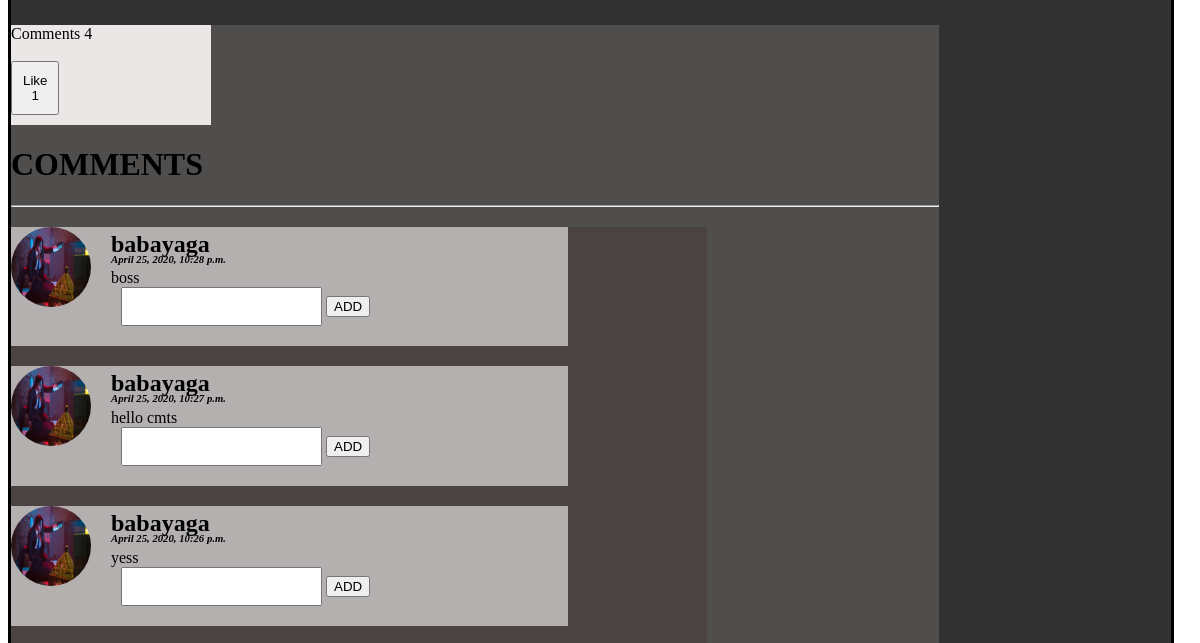
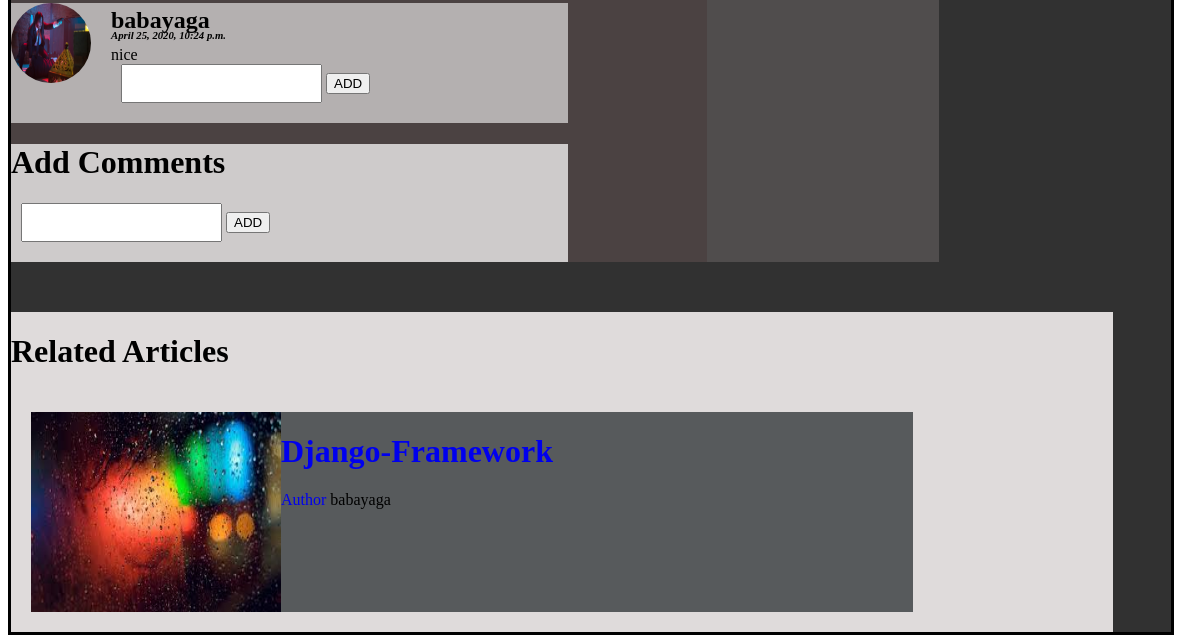
Before: / (lower part) with the older database file (2 pictures, top to bottom).
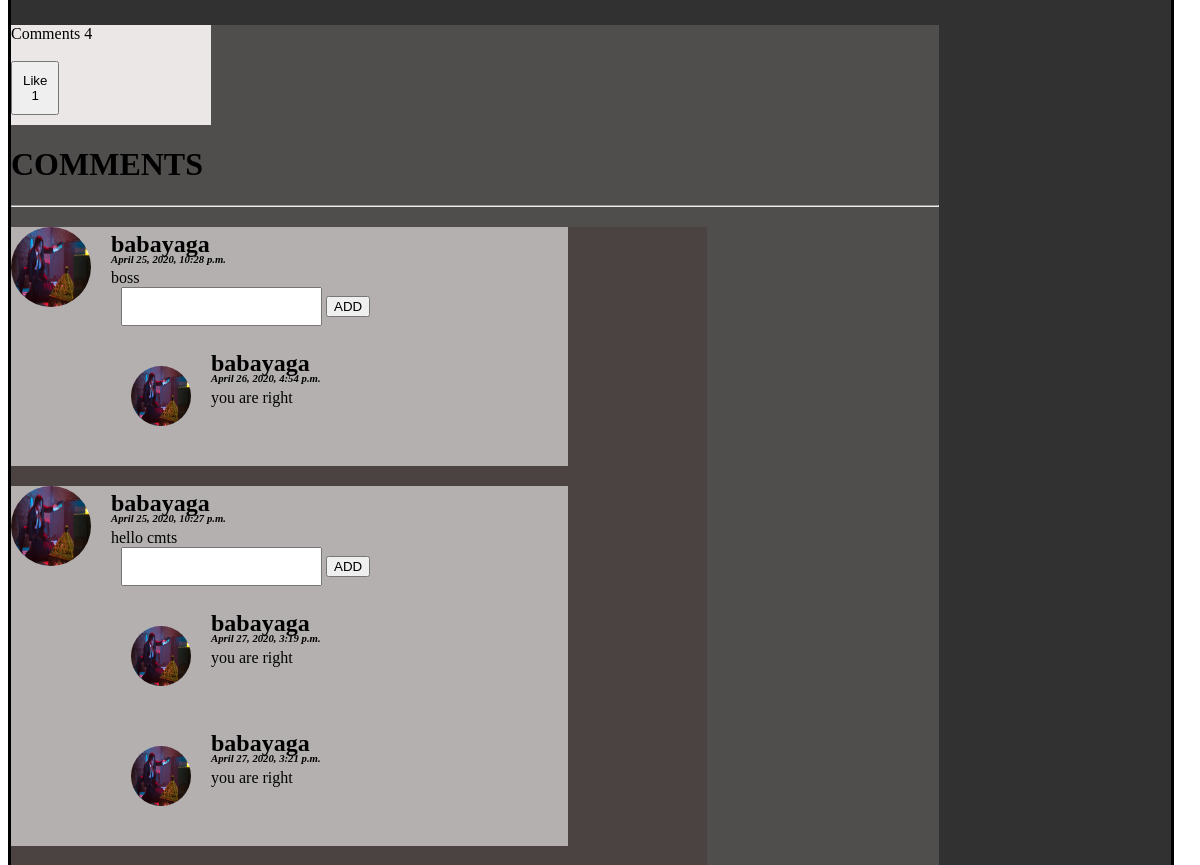
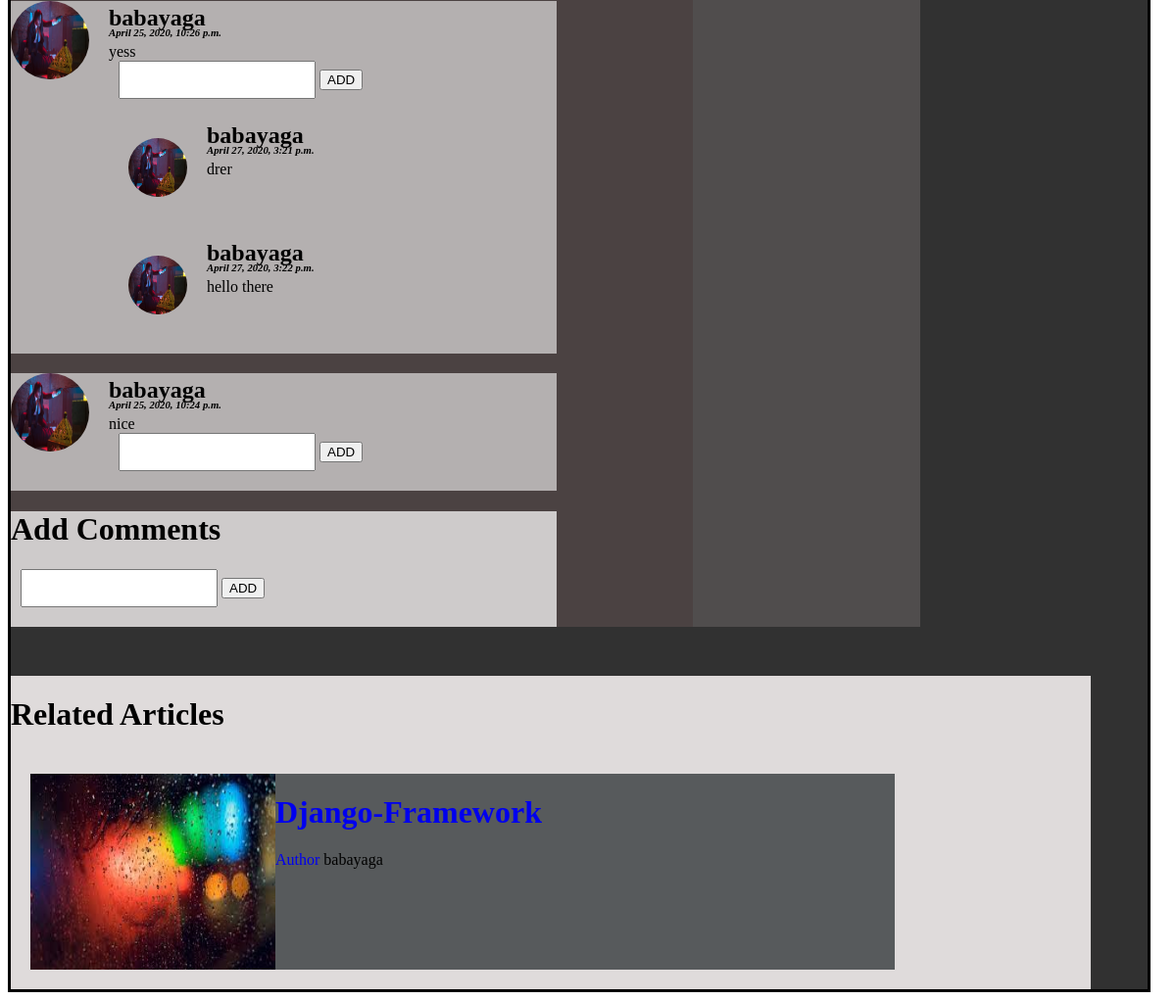
After: the same page with the newer database file (2 pictures, top to bottom).
### blog_app/models.py (models this page shows, shortened)
class UserComments(models.Model):
    user = models.ForeignKey('MyUser',blank=True,null=True,on_delete=models.CASCADE)
    article = models.ForeignKey('Article',on_delete=models.CASCADE)
    u_msg = models.CharField(max_length=200)
    u_name = models.CharField(max_length=25)
    cmt_date = models.DateTimeField(default=timezone.now)

class MyUser(AbstractBaseUser,PermissionsMixin):
    f_name = models.CharField(blank=True,max_length=20,null=True)
    s_name = models.CharField(blank=True,max_length=20,null=True)
    email = models.CharField(max_length=40, unique=True)
    username = models.CharField(max_length=25,unique=True)
    profile_pic = models.ImageField(upload_to='user_pic')
    date_joined = models.DateField(default=timezone.now)
    occupation = models.CharField(blank=True,max_length=50,null=True)
    country = models.CharField(blank=True,max_length=15,null=True)
    authorise = models.BooleanField(default=False)
    github_address = models.CharField(blank=True,max_length=50,null=True)
    linkedin_address = models.CharField(blank=True,max_length=50,null=True)
    instagram_address = models.CharField(blank=True,max_length=50,null=True)
    is_active = models.BooleanField(default=True)
    is_author = models.BooleanField(default=False)
    is_user = models.BooleanField(default=False)
    is_staff = models.BooleanField(default=False)
    password = models.CharField(max_length=25)
    USERNAME_FIELD = 'email'
    REQUIRED_FIELDS = []
    objects = CustomUserManager()

class Article(models.Model):
    type =(
        ("Programming","Programming"),
        ("Framework","Framework"),
        ("Hacking","Hacking"),
        ("Language","Language"),
        ("Other","Other"),
    )
    author = models.ForeignKey('MyUser',blank=True,null=True,on_delete=models.CASCADE)
    author_name = models.CharField(blank=True,max_length=25)
    title = models.CharField(max_length=50)
    thumbnail = models.ImageField(upload_to='thumbnail_img/')
    upload_date = models.DateTimeField(blank=True,default=timezone.now)
    category = models.CharField(max_length=30,default="Other",choices=type)
    content = models.CharField(max_length=5000)
    accessible = models.BooleanField(blank=True,default=False)

class ReplyComments(models.Model):
    article = models.ForeignKey('Article',on_delete=models.CASCADE)
    main_cmt = models.ForeignKey('UserComments',on_delete=models.CASCADE)
    r_msg = models.CharField(max_length=200)
    u_name = models.CharField(max_length=25)
    cmt_date = models.DateTimeField(default=timezone.now)

### blog_app/views.py (the view)
# urls.py: path('', views.index),
def index(request):
    new_blog = Article.objects.last()
    author = MyUser.objects.get(id=new_blog.author_id,is_author=True)
    related_articles = Article.objects.filter(category=new_blog.category,accessible=True)
    user = request.user
    cmts = UserComments.objects.filter(article_id=new_blog.id).order_by('-id')[:4]
    replys = ReplyComments.objects.filter(article_id=new_blog.id)
    likes = ArticleLikes.objects.filter(article_id=new_blog.id).count()
    userlike = ArticleLikes.objects.filter(article_id=new_blog.id,user_id=request.user.id).exists()
    if userlike:
        active='blue'
    else:
        active ='black'
    context = {'related_articles':related_articles,'active':active,'user':user,'new_blog':new_blog,'cmts':cmts,'replys':replys,'author':author,'likes':likes,'total_cmt':cmts.count()}
    return render(request,'index.html',context)

### blog/templates/index.html (shortened to what this page needs)
<!DOCTYPE html>
{% load static %}
<html lang="en">
<head>
  <link rel="stylesheet" href="{% static 'style.css'%}">
</head>
<body>
<div class="container">
  {% block body%}
  <div class="cmt-box">
    <div class="cmt-like" style="position: relative; width: 200px; height: 100px; background: rgb(235, 231, 231);">
      Comments {{total_cmt}} <br><br>
      <button id="like" style="padding: 10px;" ><div id="active" style="color:{{active}};"> Like </div>{{likes}}</button>
    </div>
    <h1>COMMENTS</h1>
    <hr>
    <div class="user-cmts">
      <div id="cmtdiv">
      {% for cmt in cmts %}
      <div class="user-cmt-box" style="margin-top: 20px;">
        <div class="user-img"> <img src="/media/{{cmt.user.profile_pic}}" alt=""></div>
        <div class="user-msg">
        <h2>{{cmt.u_name}}</h2>
        <h6 style="font-style: italic;">{{cmt.cmt_date}}</h6>
        <div style="margin-right: 20px; margin-top: -20px;">{{cmt.u_msg}}</div>
        <form id="cmt_reply" method="POST">
        <input type="text" name="r-msg" id="msg-{{cmt.id}}">
        <button onclick="comment_reply({{cmt.id}})" type="button">ADD</button>
      </form>
      </div>
     <div id="div-{{cmt.id}}">
      {% for reply in replys %}
      {% if reply.main_cmt_id == cmt.id%}
      <div class="sub-cmt">
        <div class="sub-user-img"> <img src="/media/{{reply.main_cmt.user.profile_pic}}" alt=""></div>
        <div class="user-msg">
        <h2>{{reply.u_name}}</h2>
        <h6 style="font-style: italic;">{{reply.cmt_date}}</h6>
        <div style="margin-right: 20px; margin-top: -20px;">{{reply.r_msg}}</div>
        </div>
      </div>
      {%endif%}
      {%endfor%}
    </div>
    </div>
      {% endfor %}
    </div>
      <div class="cmt-form">
        <h1>Add Comments</h1>
        <form method="POST" id="cmtform" >
        <input type="text" name="cmt-msg" id="cmtmsg">
        <button id="addcmt">ADD</button>
      </form>
      </div>
    </div>
  </div>
  <div style="width: 95%; height: auto; background: rgb(223, 219, 219); display: grid;">
  <h1>Related Articles</h1>
  {% for article in related_articles%}
  {% ifequal article.id new_blog.id%}
  {%else%}
  <a href="{% url 'view_article' article.id %}">
  <div style="float: left; width: 80%; height: auto; background: rgb(87, 90, 92);   margin: 20px 10px 20px 20px;">
    <img src="/media/{{article.thumbnail}}" style="width: 250px; height: 200px; float: left;" alt="">
    <div><h1>{{article.title}}</h1></div>
    <label for="">Author </label><span style="color: black;">{{article.author_name}}</span>
  </div>
</a>
{%endifequal%}
  {% endfor %}
  </div>
  {%endblock%}
</div>
</body>
</html>

### static/style.css (style rules this page uses)
.container { width: 98%; height: auto; background: rgb(49, 49, 49); border: 3px solid black; }
.cmt-box { width: 80%; height: auto; float: left; background: #504d4d; position: relative; margin-bottom: 50px; }
.user-cmts { width: 75%; height: auto; background: rgb(75, 66, 66); }
.user-img img { width: 80px; height: 80px; border-radius: 100%; }
.sub-user-img img { width: 60px; height: 60px; border-radius: 100%; margin-left: 20px; }
.user-cmt-box { width: 80%; height: auto; background: rgb(180, 176, 176); }
.user-msg { margin-left: 100px; margin-top: -100px; }
.user-msg h6 { margin-top: -25px; }
.cmt-form { width: 80%; height: auto; background: rgb(206, 203, 203); }
input { padding: 10px; margin-left: 10px; margin-bottom: 20px; }
.sub-cmt { margin-left: 100px; width: 80%; height: 100px; margin-top: 20px; }

Changed rows visible on the page:
added ReplyComments: main_cmt.user.profile_pic (picture), u_name "babayaga", cmt_date "April 26, 2020, 4:54 p.m.", r_msg "you are right", shown under UserComments "boss"
added ReplyComments: main_cmt.user.profile_pic (picture), u_name "babayaga", cmt_date "April 27, 2020, 3:19 p.m.", r_msg "you are right", shown under UserComments "hello cmts"
added ReplyComments: main_cmt.user.profile_pic (picture), u_name "babayaga", cmt_date "April 27, 2020, 3:21 p.m.", r_msg "you are right", shown under UserComments "hello cmts"
added ReplyComments: main_cmt.user.profile_pic (picture), u_name "babayaga", cmt_date "April 27, 2020, 3:21 p.m.", r_msg "drer", shown under UserComments "yess"
added ReplyComments: main_cmt.user.profile_pic (picture), u_name "babayaga", cmt_date "April 27, 2020, 3:22 p.m.", r_msg "hello there", shown under UserComments "yess"
